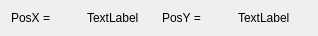
<?xml version="1.0" encoding="UTF-8"?>
<ui version="4.0">
 <class>WidgetColision</class>
 <widget class="QWidget" name="WidgetColision">
  <property name="geometry">
   <rect>
    <x>0</x>
    <y>0</y>
    <width>318</width>
    <height>35</height>
   </rect>
  </property>
  <property name="windowTitle">
   <string>Form</string>
  </property>
  <layout class="QHBoxLayout" name="horizontalLayout">
   <item>
    <widget class="QLabel" name="label">
     <property name="text">
      <string>PosX = </string>
     </property>
    </widget>
   </item>
   <item>
    <widget class="QLabel" name="labelX">
     <property name="text">
      <string>TextLabel</string>
     </property>
    </widget>
   </item>
   <item>
    <widget class="QLabel" name="label_3">
     <property name="text">
      <string>PosY =</string>
     </property>
    </widget>
   </item>
   <item>
    <widget class="QLabel" name="labelY">
     <property name="text">
      <string>TextLabel</string>
     </property>
    </widget>
   </item>
  </layout>
 </widget>
 <resources/>
 <connections/>
</ui>
